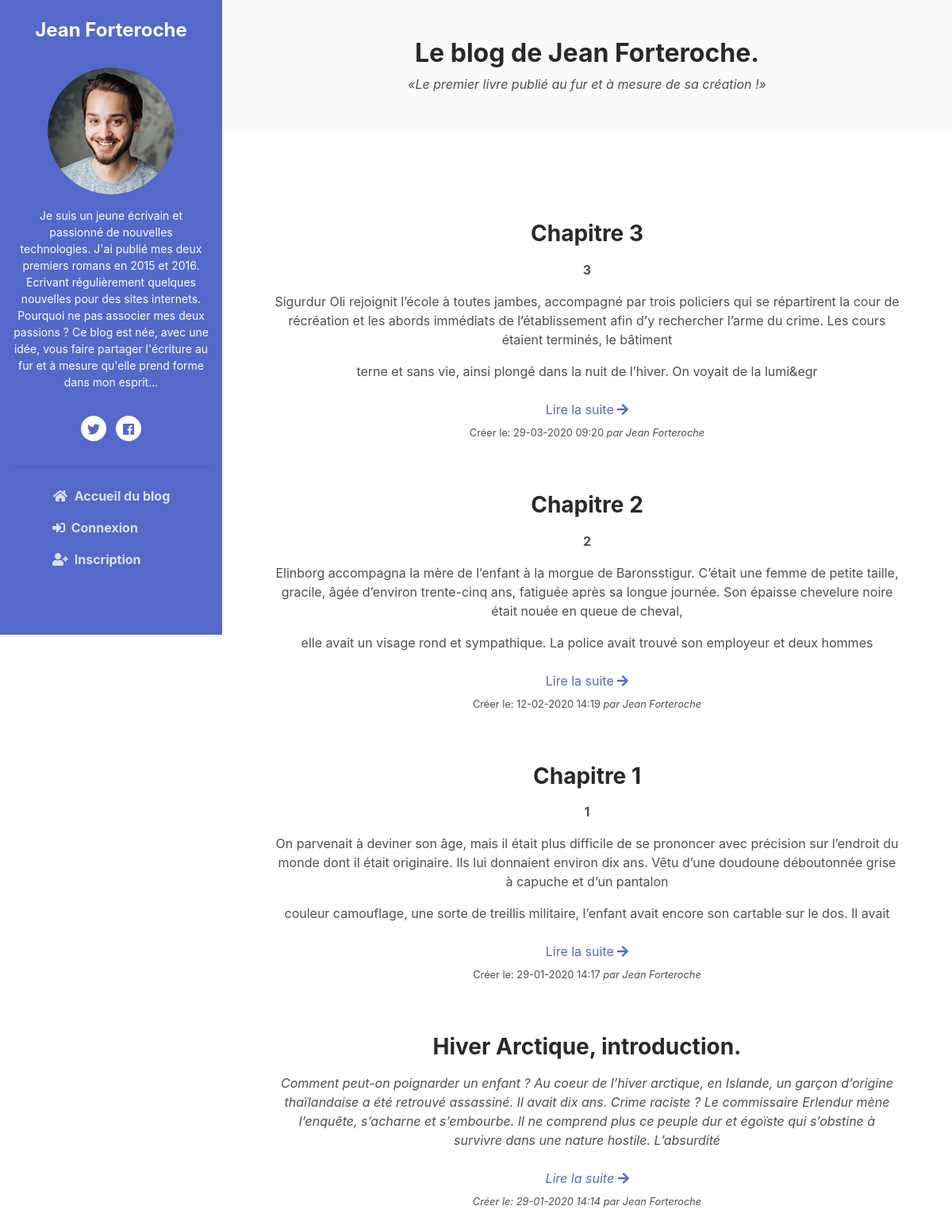
The page / on the database its author committed.
### tables this page shows
CREATE TABLE IF NOT EXISTS `article` (
  `id` int(11) NOT NULL AUTO_INCREMENT,
  `title` varchar(255) NOT NULL,
  `content` longtext NOT NULL,
  `created_at` datetime NOT NULL,
  `updated_at` datetime DEFAULT NULL,
  `published` tinyint(4) NOT NULL,
  `user_id` int(11) NOT NULL,
  PRIMARY KEY (`id`,`user_id`),
  KEY `fk_article_user_idx` (`user_id`)
);

### src/controller/FrontController.php (called while the page is built, shortened)
<?php
    class FrontController extends Controller
    {
        public function home()
        {
            $articles = $this->articleDAO->getArticlesList();
            $this->view->render('home', [
                'articles' => $articles
            ]);
        }
    }

### public/index.php (called while the page is built, shortened)
<?php
$router = new App\config\Router();
$router->startRouter();

### src/controller/Controller.php (called while the page is built, shortened)
<?php
abstract class Controller
{
    public function __construct()
    {
        $this->articleDAO = new ArticleDAO();
    }
}

### src/DAO/ArticleDAO.php (called while the page is built, shortened)
<?php
class ArticleDAO extends DAO
{
    public function getArticlesList()
    {
        $sql = 'SELECT id, title, content, created_at, updated_at, published FROM article ORDER BY created_at DESC';
        $result = $this->creatQuery($sql);
        $articles = [];
        foreach ($result as $article) {
            $articleId = $article['id'];
            $articles[$articleId] = $this->buildObject($article);
        }
        return $articles;
    }
    private function buildObject($row)
    {
        $article = new Article();
        $article->setId($row['id']);
        $article->setTitle($row['title']);
        $article->setContent($row['content']);
        $article->setCreatedAt($row['created_at']);
        $article->setUpdatedAt($row['updated_at']);
        $article->setPublished($row['published']);
        return $article;
    }
}

### src/DAO/DAO.php (called while the page is built, shortened)
<?php
abstract class DAO
{
    private $connection;
    private function getConnection()
    {
        try {
            $this->connection = new PDO(DB_HOST, DB_USER, DB_PASS);
            $this->connection->setAttribute(PDO::ATTR_ERRMODE, PDO::ERRMODE_EXCEPTION);
            return $this->connection;
        } catch (Exception $errorConnection) {
            die('Erreur lors de la connection:' . $errorConnection->getMessage());
        }
    }
    private function checkConnection()
    {
        if ($this->connection === null) {
            return $this->getConnection();
        }
        return $this->connection;
    }
    protected function creatQuery($sql, $parameters = null)
    {
        $result = $this->checkConnection()->query($sql);
        return $result;
    }
}

### src/model/Article.php (called while the page is built, shortened)
<?php
class Article
{
    private $id;
    private $title;
    private $content;
    private $created_at;
    private $published;
    public function getPublished()
    {
        return $this->published;
    }
    public function setPublished($published)
    {
        $this->published = $published;
    }
    public function getId()
    {
        return $this->id;
    }
    public function setId($id)
    {
        $this->id = $id;
    }
    public function getTitle()
    {
        return $this->title;
    }
    public function setTitle($title)
    {
        $this->title = $title;
    }
    public function getContent()
    {
        return $this->content;
    }
    public function setContent($content)
    {
        $this->content = $content;
    }
    public function getCreatedAt()
    {
        return $this->created_at;
    }
    public function setCreatedAt($created_at)
    {
        $this->created_at = $created_at;
    }
}

### templates/home.php (the view)
<section class="blog-list px-3 py-5 p-md-5">
    <div class="container text-center">
        <div class="item">
            <?php foreach ($articles as $article) {
                ?>
                <?php if ($article->getPublished() === '1') { ?>
                    <h3 class="mt-5"><?= htmlspecialchars($article->getTitle()); ?></a></h3>
                    <p><?= substr($article->getContent(), 0, 500); ?></p>
                    <div class="d-flex flex-column">
                        <a href="index.php?route=singleArticle&ArticleId=<?= htmlspecialchars($article->getId()); ?>"
                           class="pb-1 mt-2">Lire
                            la suite <i class="fas fa-arrow-right"></i>
                        </a>
                        <?php $createdDate = $article->getCreatedAt(); ?>
                        <p><small>Créer
                                le: <?= htmlspecialchars(isset($createdDate) ? date('d-m-Y H:i', strtotime($createdDate)) : ''); ?>
                                <span class="font-italic mt-2"> par Jean Forteroche</span></small>
                        </p>
                    </div>
                <?php } ?>
            <?php } ?>
        </div>
    </div>
</section>

### rows shown on the page
article: title "Chapitre 3", content "3 Sigurdur Oli rejoignit l’école à toutes jambes, accompagné par trois policiers qui se répartirent la cour de récréation et les abords immédiats de l’établissement afin d’y rechercher l’arme du crime. Les cours étaient terminés, le bâtiment terne et sans vie, ainsi plongé dans la nuit de l’hiver. On voyait de la lumi&egr", created_at "29-03-2020 09:20"
article: title "Chapitre 2", content "2 Elinborg accompagna la mère de l’enfant à la morgue de Baronsstigur. C’était une femme de petite taille, gracile, âgée d’environ trente-cinq ans, fatiguée après sa longue journée. Son épaisse chevelure noire était nouée en queue de cheval, elle avait un visage rond et sympathique. La police avait trouvé son employeur et deux hommes", created_at "12-02-2020 14:19"
article: title "Chapitre 1", content "1 On parvenait à deviner son âge, mais il était plus difficile de se prononcer avec précision sur l’endroit du monde dont il était originaire. Ils lui donnaient environ dix ans. Vêtu d’une doudoune déboutonnée grise à capuche et d’un pantalon couleur camouflage, une sorte de treillis militaire, l’enfant avait encore son cartable sur le dos. Il avait", created_at "29-01-2020 14:17"
article: title "Hiver Arctique, introduction.", content "Comment peut-on poignarder un enfant ? Au coeur de l’hiver arctique, en Islande, un garçon d’origine thaïlandaise a été retrouvé assassiné. Il avait dix ans. Crime raciste ? Le commissaire Erlendur mène l’enquête, s’acharne et s’embourbe. Il ne comprend plus ce peuple dur et égoïste qui s’obstine à survivre dans une nature hostile. L’absurdité", created_at "29-01-2020 14:14"
